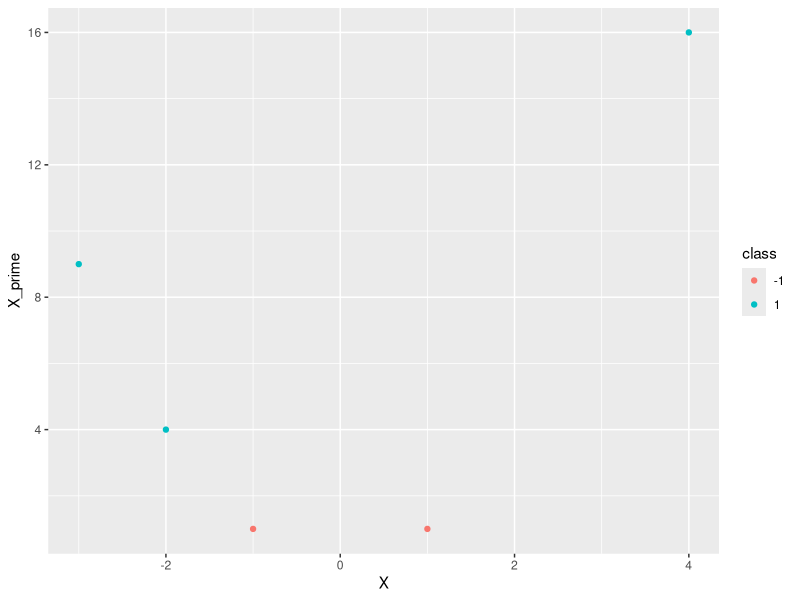
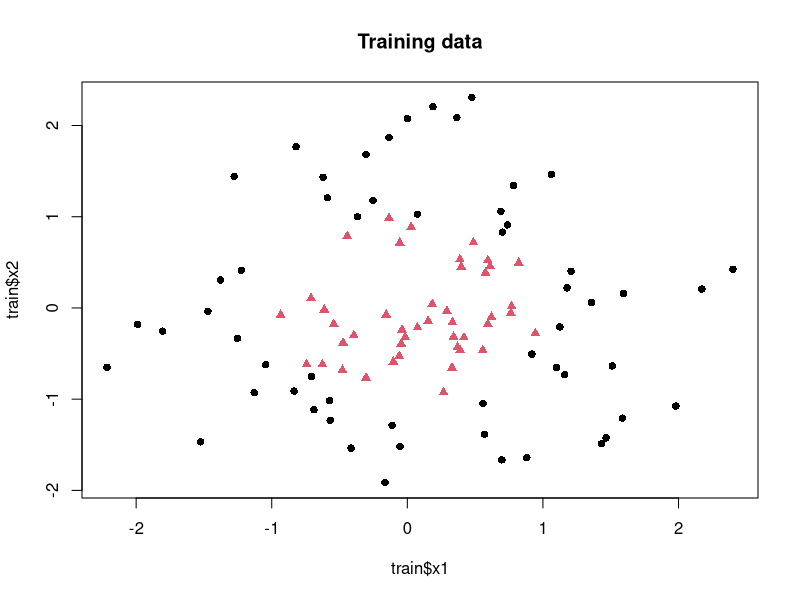
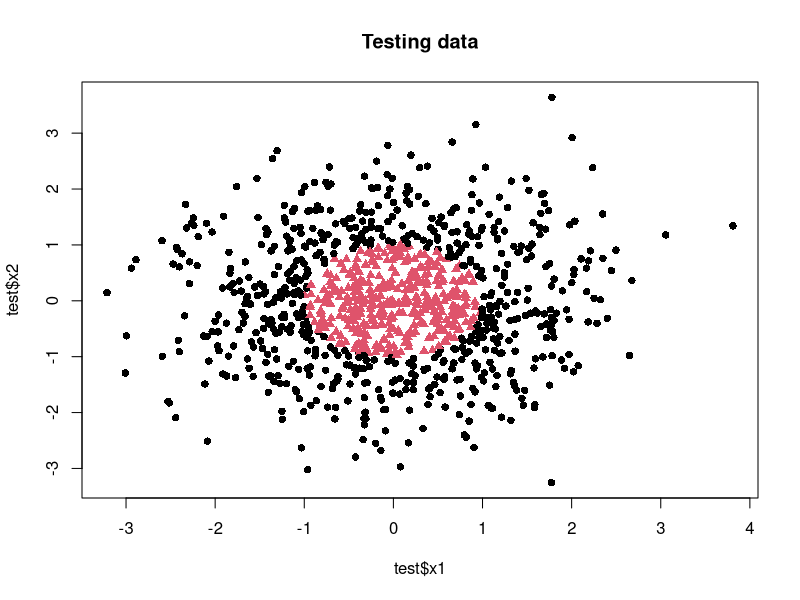
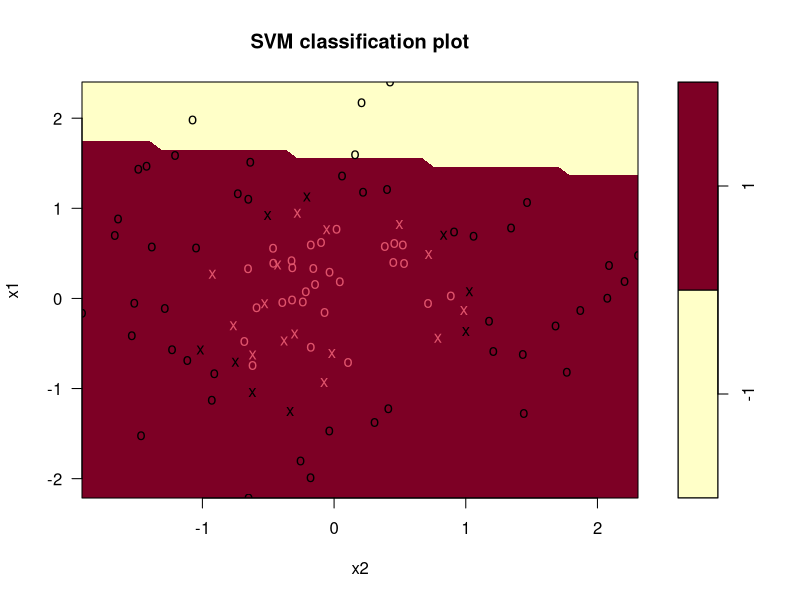
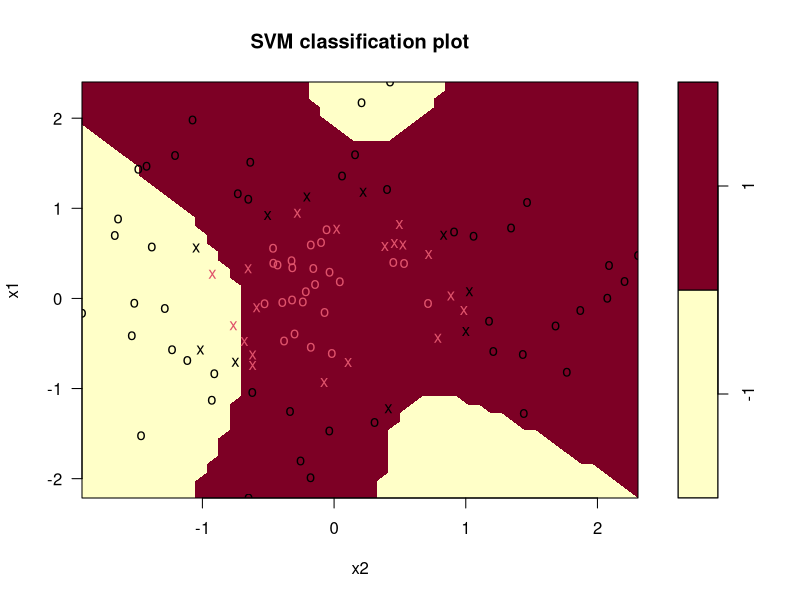
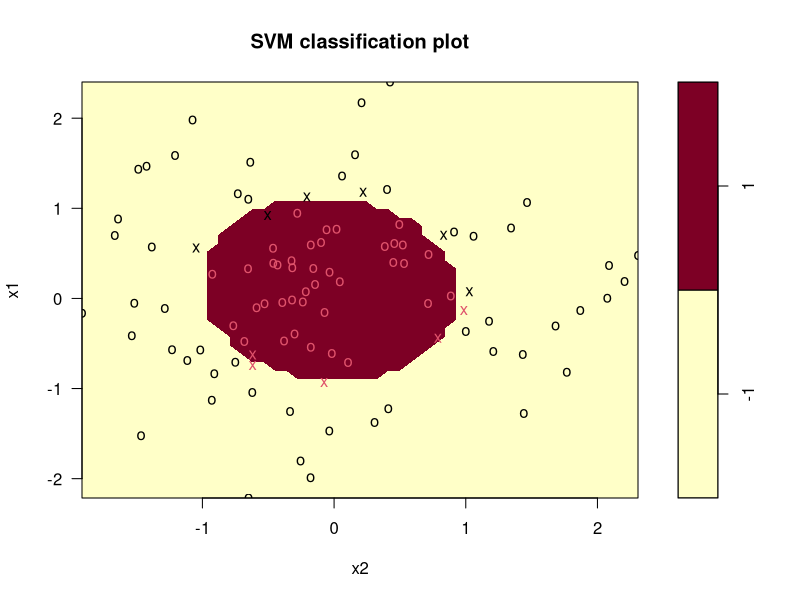
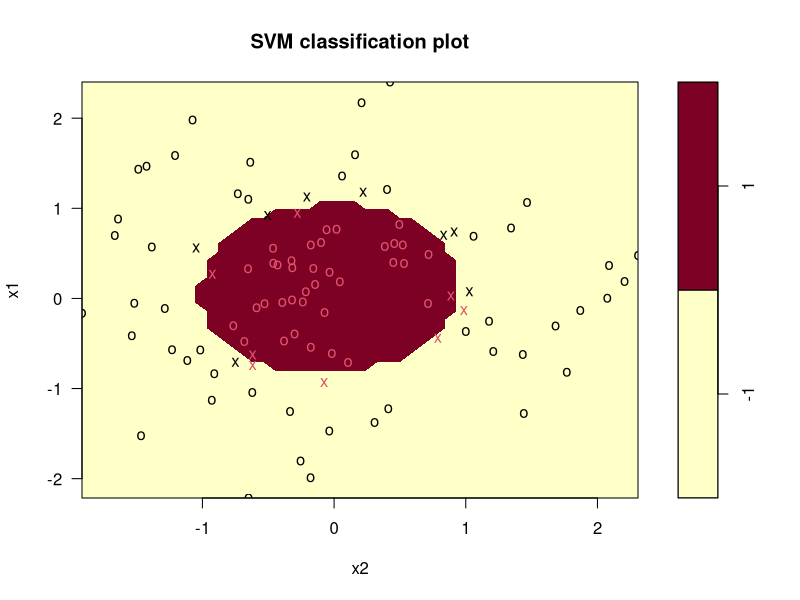
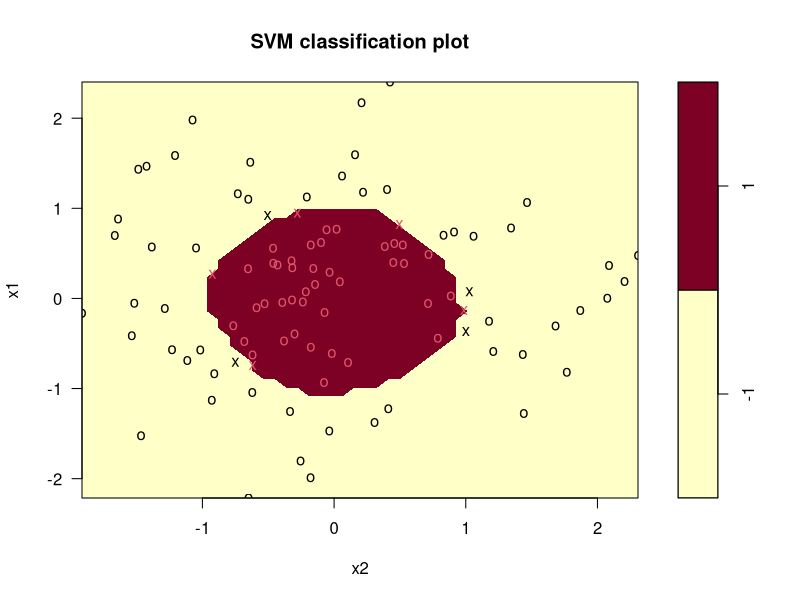

Reproduce these figures in R, in order.
## ---- chunk 1
library(ggplot2)
a=as.data.frame(matrix(data=(c(-3,-2,-1,1,4,9,4,1,1,16,1,1,-1,-1,1)),nrow=5,ncol=3))
colnames(a)=c("X","X_prime","class")
a$class=as.factor(a$class)
ggplot(a) + geom_point(mapping=aes(x=X,y=X_prime,color=class))
## ---- chunk 2
set.seed(1)
get_circle_data = function(n){
  X = matrix(rnorm(2*n),ncol=2)
  Y = as.numeric(X[,1]^2+X[,2]^2<1)
  data.frame(x1=X[,1],x2=X[,2],y=as.factor(ifelse(Y==1,1,-1)))  
}

#Note, you need to have y be a factor for the svm package to realize you're doing classification
library(e1071)

train = get_circle_data(100)
test = get_circle_data(1000)

#Plot the training and test data.  Color the data points by class.
plot(train$x1,train$x2,pch=as.numeric(train$y) + 15,col=train$y, main="Training data")
plot(test$x1,test$x2, pch=as.numeric(test$y) + 15, col=test$y,  main="Testing data")
library(e1071)
## ---- chunk 3
svm.out.lin=suppressWarnings(svm(y~.,data=train, kernel="linear", cost=10000000))
plot(svm.out.lin,train)
## ---- chunk 4
svm.lin.pred=predict(svm.out.lin,test)
sum(svm.lin.pred!=test$y)/nrow(test)
## ---- chunk 5
svm.out.pol=suppressWarnings(svm(y~.,data=train, kernel="polynomial", cost=10000000))
plot(svm.out.pol,train)
## ---- chunk 6
svm.pol.pred=predict(svm.out.pol,test)
sum(svm.pol.pred!=test$y)/nrow(test)
## ---- chunk 7
svm.out.quad=suppressWarnings(svm(y~.,data=train, kernel="polynomial",
                                  degree=2, cost=1000))
plot(svm.out.quad,train)
## ---- chunk 8
svm.quad.pred=predict(svm.out.quad,test)
sum(svm.quad.pred!=test$y)/nrow(test)
## ---- chunk 9
svm.tune=tune(svm,y~.,data=train, kernel="polynomial", degree=2,
              ranges=list(cost=c(1000, 1e4, 1e5, 1e6, 1e7, 1e8),
              gamma=c(0.001, 0.005, 0.01, 0.05, .1, 1)))
svm.tune$best.parameters
sum(svm.tune$best.model$fitted!=train$y)/nrow(train)
plot(svm.tune$best.model,train)
## ---- chunk 10
svm.out.rbf=suppressWarnings(svm(y~.,data=train, kernel="radial", 
                                 cost=1000))
plot(svm.out.rbf,train)
svm.rbf.pred=predict(svm.out.rbf,test)
sum(svm.rbf.pred!=test$y)/nrow(test)
## ---- chunk 11
svm.tune.rbc=tune(svm,y~.,data=train, kernel="radial",
                  ranges=list(cost=c(.1,1,10,100,1000,
1e4, 1e5, 1e6),
                  gamma=c(0.01, 0.05, .1, .5,1,2,3)))
svm.tune.rbc$best.parameters
svm.rbf.best=predict(svm.tune.rbc$best.model,test)
sum(svm.rbf.best!=test$y)/nrow(test)
## ---- chunk 12
plot(svm.tune.rbc$best.model,train)
